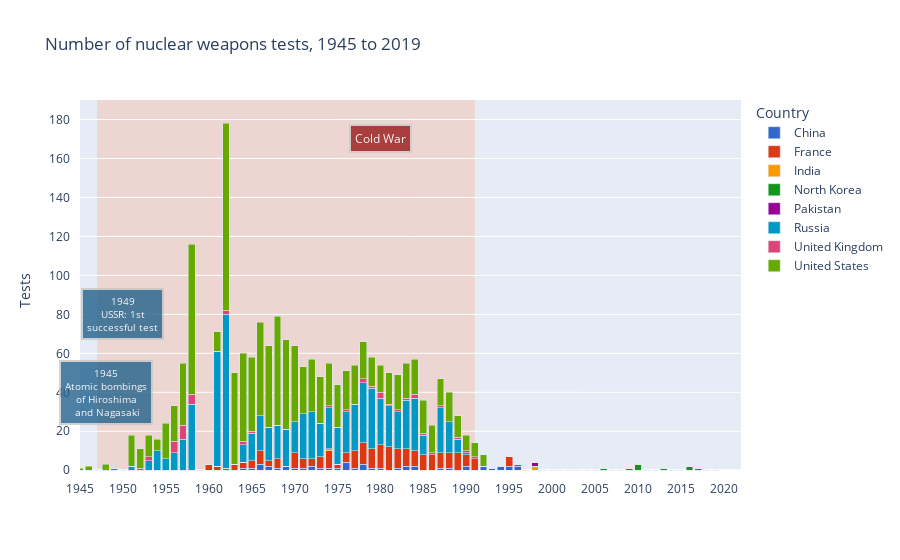

Source (notebook cell):
### Code cell
fig3 = px.bar(
    data_frame=df3.sort_values(by=["country_name"]),
    x=df3["year"],
    y=df3["nuclear_weapons_tests"],
    color=df3["country_name"],
    barmode="stack",
    height=600,
    hover_name=df3["country_name"],
    #hover_data=,
    #labels=,
    title="Number of nuclear weapons tests, 1945 to 2019",
    labels={"color": "Country", "x": "", "y": "Tests"},
    color_discrete_sequence=px.colors.qualitative.G10
)

fig3.update_layout(
    xaxis=dict(
        range=[df3["year"].min(),2022],
        ticklabelstep=5,
        tickangle=0,
        tickmode="linear",
        #position=0,
        #anchor="free"
    ),
    yaxis=dict(
        #tickmode="linear",
        tick0=120,
        #dtick=20,
        range=[-5,190]
))

fig3.update_yaxes(ticksuffix = "   ")



########## Hiroshima, Nagasaki ##########

fig3.add_annotation(
        x=1948,
        y=40,
        xref="x",
        yref="y",
        text="1945<br>Atomic bombings<br>of Hiroshima<br> and Nagasaki",
        showarrow=False,
        font=dict(
            #family="Courier New, monospace",
            size=10,
            color="#ffffff"
            ),
        align="center",
        arrowhead=2,
        arrowsize=1,
        arrowwidth=2,
        arrowcolor="#636363",
        #ax=65,
        #ay=-80,
        bordercolor="#c7c7c7",
        borderwidth=2,
        borderpad=4,
        bgcolor="#21618C",
        opacity=0.8
        )

########## Cold War ##########

fig3.add_vrect(
    x0="1947", x1="1991",
    fillcolor="LightSalmon", opacity=0.3,
    layer="below", line_width=0,
),

fig3.add_annotation(
        x=1980,
        y=170,
        xref="x",
        yref="y",
        text="Cold War",
        showarrow=False,
        font=dict(
            #family="Courier New, monospace",
            size=12,
            color="#ffffff"
            ),
        align="center",
        arrowhead=2,
        arrowsize=1,
        arrowwidth=2,
        arrowcolor="#636363",
        #ax=65,
        #ay=-80,
        bordercolor="#c7c7c7",
        borderwidth=2,
        borderpad=4,
        bgcolor="DarkRed",
        opacity=0.7
        )

########## USSR 1st test ##########

fig3.add_annotation(
        x=1950,
        y=80,
        xref="x",
        yref="y",
        text="1949<br>USSR: 1st<br>successful test",
        showarrow=False,
        font=dict(
            #family="Courier New, monospace",
            size=10,
            color="#ffffff"
            ),
        align="center",
        arrowhead=2,
        arrowsize=1,
        arrowwidth=2,
        arrowcolor="#636363",
        ax=30,
        ay=-140,
        bordercolor="#c7c7c7",
        borderwidth=2,
        borderpad=4,
        bgcolor="#21618C",
        opacity=0.8
        )

fig3.add_hrect(
    y0=-5, y1=0,
    fillcolor="white", opacity=1,
    layer="below", line_width=0,
),

fig3.show()

### Figure 1 — Plotly figure (JSON) as saved in the notebook; plotly's stock layout.template omitted (floating-point values rounded to 4 significant figures)
{"data": [{"alignmentgroup": "True", "hovertemplate": "<b>%{hovertext}</b><br><br>Country=China<br>=%{x}<br>Tests=%{y}<extra></extra>", "hovertext": ["China", "China", "China", "China", "China", "China", "China", "China", "China", "China", "China", "China", "China", "China", "China", "China", "China", "China", "China", "China", "China", "China", "China", "China", "China", "China", "China", "China", "China", "China", "China", "China", "China", "China", "China", "China", "China", "China", "China", "China", "China", "China", "China", "China", "China", "China", "China", "China", "China", "China", "China", "China", "China", "China", "China", "China", "China", "China", "China", "China", "China", "China", "China", "China", "China", "China", "China", "China", "China", "China", "China", "China", "China", "China", "China"], "legendgroup": "China", "marker": {"color": "#3366CC", "pattern": {"shape": ""}}, "name": "China", "offsetgroup": "China", "orientation": "v", "showlegend": true, "textposition": "auto", "type": "bar", "x": [1945, 1946, 1947, 1948, 1949, 1950, 1951, 1952, 1953, 1954, 1955, 1956, 1957, 1958, 1959, 1960, 1961, 1962, 1963, 1964, 1965, 1966, 1967, 1968, 1969, 1970, 1971, 1972, 1973, 1974, 1975, 1976, 1977, 1978, 1979, 1980, 1981, 1982, 1983, 1984, 1985, 1986, 1987, 1988, 1989, 1990, 1991, 1992, 1993, 1994, 1995, 1996, 1997, 1998, 1999, 2000, 2001, 2002, 2003, 2004, 2005, 2006, 2007, 2008, 2009, 2010, 2011, 2012, 2013, 2014, 2015, 2016, 2017, 2018, 2019], "xaxis": "x", "y": [0, 0, 0, 0, 0, 0, 0, 0, 0, 0, 0, 0, 0, 0, 0, 0, 0, 0, 0, 1, 1, 3, 2, 1, 2, 1, 1, 2, 1, 1, 1, 4, 1, 3, 1, 1, 0, 1, 2, 2, 0, 0, 1, 1, 0, 2, 0, 2, 1, 2, 2, 2, 0, 0, 0, 0, 0, 0, 0, 0, 0, 0, 0, 0, 0, 0, 0, 0, 0, 0, 0, 0, 0, 0, 0], "yaxis": "y"}, {"alignmentgroup": "True", "hovertemplate": "<b>%{hovertext}</b><br><br>Country=France<br>=%{x}<br>Tests=%{y}<extra></extra>", "hovertext": ["France", "France", "France", "France", "France", "France", "France", "France", "France", "France", "France", "France", "France", "France", "France", "France", "France", "France", "France", "France", "France", "France", "France", "France", "France", "France", "France", "France", "France", "France", "France", "France", "France", "France", "France", "France", "France", "France", "France", "France", "France", "France", "France", "France", "France", "France", "France", "France", "France", "France", "France", "France", "France", "France", "France", "France", "France", "France", "France", "France", "France", "France", "France", "France", "France", "France", "France", "France", "France", "France", "France", "France", "France", "France", "France"], "legendgroup": "France", "marker": {"color": "#DC3912", "pattern": {"shape": ""}}, "name": "France", "offsetgroup": "France", "orientation": "v", "showlegend": true, "textposition": "auto", "type": "bar", "x": [1945, 1946, 1947, 1948, 1949, 1950, 1951, 1952, 1953, 1954, 1955, 1956, 1957, 1958, 1959, 1960, 1961, 1962, 1963, 1964, 1965, 1966, 1967, 1968, 1969, 1970, 1971, 1972, 1973, 1974, 1975, 1976, 1977, 1978, 1979, 1980, 1981, 1982, 1983, 1984, 1985, 1986, 1987, 1988, 1989, 1990, 1991, 1992, 1993, 1994, 1995, 1996, 1997, 1998, 1999, 2000, 2001, 2002, 2003, 2004, 2005, 2006, 2007, 2008, 2009, 2010, 2011, 2012, 2013, 2014, 2015, 2016, 2017, 2018, 2019], "xaxis": "x", "y": [0, 0, 0, 0, 0, 0, 0, 0, 0, 0, 0, 0, 0, 0, 0, 3, 2, 1, 3, 3, 4, 7, 3, 5, 0, 8, 5, 4, 6, 9, 2, 5, 9, 11, 10, 12, 12, 10, 9, 8, 8, 8, 8, 8, 9, 6, 6, 0, 0, 0, 5, 1, 0, 0, 0, 0, 0, 0, 0, 0, 0, 0, 0, 0, 0, 0, 0, 0, 0, 0, 0, 0, 0, 0, 0], "yaxis": "y"}, {"alignmentgroup": "True", "hovertemplate": "<b>%{hovertext}</b><br><br>Country=India<br>=%{x}<br>Tests=%{y}<extra></extra>", "hovertext": ["India", "India", "India", "India", "India", "India", "India", "India", "India", "India", "India", "India", "India", "India", "India", "India", "India", "India", "India", "India", "India", "India", "India", "India", "India", "India", "India", "India", "India", "India", "India", "India", "India", "India", "India", "India", "India", "India", "India", "India", "India", "India", "India", "India", "India", "India", "India", "India", "India", "India", "India", "India", "India", "India", "India", "India", "India", "India", "India", "India", "India", "India", "India", "India", "India", "India", "India", "India", "India", "India", "India", "India", "India", "India", "India"], "legendgroup": "India", "marker": {"color": "#FF9900", "pattern": {"shape": ""}}, "name": "India", "offsetgroup": "India", "orientation": "v", "showlegend": true, "textposition": "auto", "type": "bar", "x": [1945, 1946, 1947, 1948, 1949, 1950, 1951, 1952, 1953, 1954, 1955, 1956, 1957, 1958, 1959, 1960, 1961, 1962, 1963, 1964, 1965, 1966, 1967, 1968, 1969, 1970, 1971, 1972, 1973, 1974, 1975, 1976, 1977, 1978, 1979, 1980, 1981, 1982, 1983, 1984, 1985, 1986, 1987, 1988, 1989, 1990, 1991, 1992, 1993, 1994, 1995, 1996, 1997, 1998, 1999, 2000, 2001, 2002, 2003, 2004, 2005, 2006, 2007, 2008, 2009, 2010, 2011, 2012, 2013, 2014, 2015, 2016, 2017, 2018, 2019], "xaxis": "x", "y": [0, 0, 0, 0, 0, 0, 0, 0, 0, 0, 0, 0, 0, 0, 0, 0, 0, 0, 0, 0, 0, 0, 0, 0, 0, 0, 0, 0, 0, 1, 0, 0, 0, 0, 0, 0, 0, 0, 0, 0, 0, 0, 0, 0, 0, 0, 0, 0, 0, 0, 0, 0, 0, 2, 0, 0, 0, 0, 0, 0, 0, 0, 0, 0, 0, 0, 0, 0, 0, 0, 0, 0, 0, 0, 0], "yaxis": "y"}, {"alignmentgroup": "True", "hovertemplate": "<b>%{hovertext}</b><br><br>Country=North Korea<br>=%{x}<br>Tests=%{y}<extra></extra>", "hovertext": ["North Korea", "North Korea", "North Korea", "North Korea", "North Korea", "North Korea", "North Korea", "North Korea", "North Korea", "North Korea", "North Korea", "North Korea", "North Korea", "North Korea", "North Korea", "North Korea", "North Korea", "North Korea", "North Korea", "North Korea", "North Korea", "North Korea", "North Korea", "North Korea", "North Korea", "North Korea", "North Korea", "North Korea", "North Korea", "North Korea", "North Korea", "North Korea", "North Korea", "North Korea", "North Korea", "North Korea", "North Korea", "North Korea", "North Korea", "North Korea", "North Korea", "North Korea", "North Korea", "North Korea", "North Korea", "North Korea", "North Korea", "North Korea", "North Korea", "North Korea", "North Korea", "North Korea", "North Korea", "North Korea", "North Korea", "North Korea", "North Korea", "North Korea", "North Korea", "North Korea", "North Korea", "North Korea", "North Korea", "North Korea", "North Korea", "North Korea", "North Korea", "North Korea", "North Korea", "North Korea", "North Korea", "North Korea", "North Korea", "North Korea", "North Korea"], "legendgroup": "North Korea", "marker": {"color": "#109618", "pattern": {"shape": ""}}, "name": "North Korea", "offsetgroup": "North Korea", "orientation": "v", "showlegend": true, "textposition": "auto", "type": "bar", "x": [1945, 1946, 1947, 1948, 1949, 1950, 1951, 1952, 1953, 1954, 1955, 1956, 1957, 1958, 1959, 1960, 1961, 1962, 1963, 1964, 1965, 1966, 1967, 1968, 1969, 1970, 1971, 1972, 1973, 1974, 1975, 1976, 1977, 1978, 1979, 1980, 1981, 1982, 1983, 1984, 1985, 1986, 1987, 1988, 1989, 1990, 1991, 1992, 1993, 1994, 1995, 1996, 1997, 1998, 1999, 2000, 2001, 2002, 2003, 2004, 2005, 2006, 2007, 2008, 2009, 2010, 2011, 2012, 2013, 2014, 2015, 2016, 2017, 2018, 2019], "xaxis": "x", "y": [0, 0, 0, 0, 0, 0, 0, 0, 0, 0, 0, 0, 0, 0, 0, 0, 0, 0, 0, 0, 0, 0, 0, 0, 0, 0, 0, 0, 0, 0, 0, 0, 0, 0, 0, 0, 0, 0, 0, 0, 0, 0, 0, 0, 0, 0, 0, 0, 0, 0, 0, 0, 0, 0, 0, 0, 0, 0, 0, 0, 0, 1, 0, 0, 1, 3, 0, 0, 1, 0, 0, 2, 1, 0, 0], "yaxis": "y"}, {"alignmentgroup": "True", "hovertemplate": "<b>%{hovertext}</b><br><br>Country=Pakistan<br>=%{x}<br>Tests=%{y}<extra></extra>", "hovertext": ["Pakistan", "Pakistan", "Pakistan", "Pakistan", "Pakistan", "Pakistan", "Pakistan", "Pakistan", "Pakistan", "Pakistan", "Pakistan", "Pakistan", "Pakistan", "Pakistan", "Pakistan", "Pakistan", "Pakistan", "Pakistan", "Pakistan", "Pakistan", "Pakistan", "Pakistan", "Pakistan", "Pakistan", "Pakistan", "Pakistan", "Pakistan", "Pakistan", "Pakistan", "Pakistan", "Pakistan", "Pakistan", "Pakistan", "Pakistan", "Pakistan", "Pakistan", "Pakistan", "Pakistan", "Pakistan", "Pakistan", "Pakistan", "Pakistan", "Pakistan", "Pakistan", "Pakistan", "Pakistan", "Pakistan", "Pakistan", "Pakistan", "Pakistan", "Pakistan", "Pakistan", "Pakistan", "Pakistan", "Pakistan", "Pakistan", "Pakistan", "Pakistan", "Pakistan", "Pakistan", "Pakistan", "Pakistan", "Pakistan", "Pakistan", "Pakistan", "Pakistan", "Pakistan", "Pakistan", "Pakistan", "Pakistan", "Pakistan", "Pakistan", "Pakistan", "Pakistan", "Pakistan"], "legendgroup": "Pakistan", "marker": {"color": "#990099", "pattern": {"shape": ""}}, "name": "Pakistan", "offsetgroup": "Pakistan", "orientation": "v", "showlegend": true, "textposition": "auto", "type": "bar", "x": [1945, 1946, 1947, 1948, 1949, 1950, 1951, 1952, 1953, 1954, 1955, 1956, 1957, 1958, 1959, 1960, 1961, 1962, 1963, 1964, 1965, 1966, 1967, 1968, 1969, 1970, 1971, 1972, 1973, 1974, 1975, 1976, 1977, 1978, 1979, 1980, 1981, 1982, 1983, 1984, 1985, 1986, 1987, 1988, 1989, 1990, 1991, 1992, 1993, 1994, 1995, 1996, 1997, 1998, 1999, 2000, 2001, 2002, 2003, 2004, 2005, 2006, 2007, 2008, 2009, 2010, 2011, 2012, 2013, 2014, 2015, 2016, 2017, 2018, 2019], "xaxis": "x", "y": [0, 0, 0, 0, 0, 0, 0, 0, 0, 0, 0, 0, 0, 0, 0, 0, 0, 0, 0, 0, 0, 0, 0, 0, 0, 0, 0, 0, 0, 0, 0, 0, 0, 0, 0, 0, 0, 0, 0, 0, 0, 0, 0, 0, 0, 0, 0, 0, 0, 0, 0, 0, 0, 2, 0, 0, 0, 0, 0, 0, 0, 0, 0, 0, 0, 0, 0, 0, 0, 0, 0, 0, 0, 0, 0], "yaxis": "y"}, {"alignmentgroup": "True", "hovertemplate": "<b>%{hovertext}</b><br><br>Country=Russia<br>=%{x}<br>Tests=%{y}<extra></extra>", "hovertext": ["Russia", "Russia", "Russia", "Russia", "Russia", "Russia", "Russia", "Russia", "Russia", "Russia", "Russia", "Russia", "Russia", "Russia", "Russia", "Russia", "Russia", "Russia", "Russia", "Russia", "Russia", "Russia", "Russia", "Russia", "Russia", "Russia", "Russia", "Russia", "Russia", "Russia", "Russia", "Russia", "Russia", "Russia", "Russia", "Russia", "Russia", "Russia", "Russia", "Russia", "Russia", "Russia", "Russia", "Russia", "Russia", "Russia", "Russia", "Russia", "Russia", "Russia", "Russia", "Russia", "Russia", "Russia", "Russia", "Russia", "Russia", "Russia", "Russia", "Russia", "Russia", "Russia", "Russia", "Russia", "Russia", "Russia", "Russia", "Russia", "Russia", "Russia", "Russia", "Russia", "Russia", "Russia", "Russia"], "legendgroup": "Russia", "marker": {"color": "#0099C6", "pattern": {"shape": ""}}, "name": "Russia", "offsetgroup": "Russia", "orientation": "v", "showlegend": true, "textposition": "auto", "type": "bar", "x": [1945, 1946, 1947, 1948, 1949, 1950, 1951, 1952, 1953, 1954, 1955, 1956, 1957, 1958, 1959, 1960, 1961, 1962, 1963, 1964, 1965, 1966, 1967, 1968, 1969, 1970, 1971, 1972, 1973, 1974, 1975, 1976, 1977, 1978, 1979, 1980, 1981, 1982, 1983, 1984, 1985, 1986, 1987, 1988, 1989, 1990, 1991, 1992, 1993, 1994, 1995, 1996, 1997, 1998, 1999, 2000, 2001, 2002, 2003, 2004, 2005, 2006, 2007, 2008, 2009, 2010, 2011, 2012, 2013, 2014, 2015, 2016, 2017, 2018, 2019], "xaxis": "x", "y": [0, 0, 0, 0, 1, 0, 2, 0, 5, 10, 6, 9, 16, 34, 0, 0, 59, 79, 0, 9, 14, 18, 17, 17, 19, 16, 23, 24, 17, 21, 19, 21, 24, 31, 31, 24, 21, 19, 25, 27, 10, 0, 23, 16, 7, 1, 0, 0, 0, 0, 0, 0, 0, 0, 0, 0, 0, 0, 0, 0, 0, 0, 0, 0, 0, 0, 0, 0, 0, 0, 0, 0, 0, 0, 0], "yaxis": "y"}, {"alignmentgroup": "True", "hovertemplate": "<b>%{hovertext}</b><br><br>Country=United Kingdom<br>=%{x}<br>Tests=%{y}<extra></extra>", "hovertext": ["United Kingdom", "United Kingdom", "United Kingdom", "United Kingdom", "United Kingdom", "United Kingdom", "United Kingdom", "United Kingdom", "United Kingdom", "United Kingdom", "United Kingdom", "United Kingdom", "United Kingdom", "United Kingdom", "United Kingdom", "United Kingdom", "United Kingdom", "United Kingdom", "United Kingdom", "United Kingdom", "United Kingdom", "United Kingdom", "United Kingdom", "United Kingdom", "United Kingdom", "United Kingdom", "United Kingdom", "United Kingdom", "United Kingdom", "United Kingdom", "United Kingdom", "United Kingdom", "United Kingdom", "United Kingdom", "United Kingdom", "United Kingdom", "United Kingdom", "United Kingdom", "United Kingdom", "United Kingdom", "United Kingdom", "United Kingdom", "United Kingdom", "United Kingdom", "United Kingdom", "United Kingdom", "United Kingdom", "United Kingdom", "United Kingdom", "United Kingdom", "United Kingdom", "United Kingdom", "United Kingdom", "United Kingdom", "United Kingdom", "United Kingdom", "United Kingdom", "United Kingdom", "United Kingdom", "United Kingdom", "United Kingdom", "United Kingdom", "United Kingdom", "United Kingdom", "United Kingdom", "United Kingdom", "United Kingdom", "United Kingdom", "United Kingdom", "United Kingdom", "United Kingdom", "United Kingdom", "United Kingdom", "United Kingdom", "United Kingdom"], "legendgroup": "United Kingdom", "marker": {"color": "#DD4477", "pattern": {"shape": ""}}, "name": "United Kingdom", "offsetgroup": "United Kingdom", "orientation": "v", "showlegend": true, "textposition": "auto", "type": "bar", "x": [1945, 1946, 1947, 1948, 1949, 1950, 1951, 1952, 1953, 1954, 1955, 1956, 1957, 1958, 1959, 1960, 1961, 1962, 1963, 1964, 1965, 1966, 1967, 1968, 1969, 1970, 1971, 1972, 1973, 1974, 1975, 1976, 1977, 1978, 1979, 1980, 1981, 1982, 1983, 1984, 1985, 1986, 1987, 1988, 1989, 1990, 1991, 1992, 1993, 1994, 1995, 1996, 1997, 1998, 1999, 2000, 2001, 2002, 2003, 2004, 2005, 2006, 2007, 2008, 2009, 2010, 2011, 2012, 2013, 2014, 2015, 2016, 2017, 2018, 2019], "xaxis": "x", "y": [0, 0, 0, 0, 0, 0, 0, 1, 2, 0, 0, 6, 7, 5, 0, 0, 0, 2, 0, 2, 1, 0, 0, 0, 0, 0, 0, 0, 0, 1, 0, 1, 0, 2, 1, 3, 1, 1, 1, 2, 1, 1, 1, 0, 1, 1, 1, 0, 0, 0, 0, 0, 0, 0, 0, 0, 0, 0, 0, 0, 0, 0, 0, 0, 0, 0, 0, 0, 0, 0, 0, 0, 0, 0, 0], "yaxis": "y"}, {"alignmentgroup": "True", "hovertemplate": "<b>%{hovertext}</b><br><br>Country=United States<br>=%{x}<br>Tests=%{y}<extra></extra>", "hovertext": ["United States", "United States", "United States", "United States", "United States", "United States", "United States", "United States", "United States", "United States", "United States", "United States", "United States", "United States", "United States", "United States", "United States", "United States", "United States", "United States", "United States", "United States", "United States", "United States", "United States", "United States", "United States", "United States", "United States", "United States", "United States", "United States", "United States", "United States", "United States", "United States", "United States", "United States", "United States", "United States", "United States", "United States", "United States", "United States", "United States", "United States", "United States", "United States", "United States", "United States", "United States", "United States", "United States", "United States", "United States", "United States", "United States", "United States", "United States", "United States", "United States", "United States", "United States", "United States", "United States", "United States", "United States", "United States", "United States", "United States", "United States", "United States", "United States", "United States", "United States"], "legendgroup": "United States", "marker": {"color": "#66AA00", "pattern": {"shape": ""}}, "name": "United States", "offsetgroup": "United States", "orientation": "v", "showlegend": true, "textposition": "auto", "type": "bar", "x": [1945, 1946, 1947, 1948, 1949, 1950, 1951, 1952, 1953, 1954, 1955, 1956, 1957, 1958, 1959, 1960, 1961, 1962, 1963, 1964, 1965, 1966, 1967, 1968, 1969, 1970, 1971, 1972, 1973, 1974, 1975, 1976, 1977, 1978, 1979, 1980, 1981, 1982, 1983, 1984, 1985, 1986, 1987, 1988, 1989, 1990, 1991, 1992, 1993, 1994, 1995, 1996, 1997, 1998, 1999, 2000, 2001, 2002, 2003, 2004, 2005, 2006, 2007, 2008, 2009, 2010, 2011, 2012, 2013, 2014, 2015, 2016, 2017, 2018, 2019], "xaxis": "x", "y": [1, 2, 0, 3, 0, 0, 16, 10, 11, 6, 18, 18, 32, 77, 0, 0, 10, 96, 47, 45, 38, 48, 42, 56, 46, 39, 24, 27, 24, 22, 22, 20, 20, 19, 15, 14, 16, 18, 18, 18, 17, 14, 14, 15, 11, 8, 7, 6, 0, 0, 0, 0, 0, 0, 0, 0, 0, 0, 0, 0, 0, 0, 0, 0, 0, 0, 0, 0, 0, 0, 0, 0, 0, 0, 0], "yaxis": "y"}], "layout": {"annotations": [{"align": "center", "arrowcolor": "#636363", "arrowhead": 2, "arrowsize": 1, "arrowwidth": 2, "bgcolor": "#21618C", "bordercolor": "#c7c7c7", "borderpad": 4, "borderwidth": 2, "font": {"color": "#ffffff", "size": 10}, "opacity": 0.8, "showarrow": false, "text": "1945<br>Atomic bombings<br>of Hiroshima<br> and Nagasaki", "x": 1948, "xref": "x", "y": 40, "yref": "y"}, {"align": "center", "arrowcolor": "#636363", "arrowhead": 2, "arrowsize": 1, "arrowwidth": 2, "bgcolor": "DarkRed", "bordercolor": "#c7c7c7", "borderpad": 4, "borderwidth": 2, "font": {"color": "#ffffff", "size": 12}, "opacity": 0.7, "showarrow": false, "text": "Cold War", "x": 1980, "xref": "x", "y": 170, "yref": "y"}, {"align": "center", "arrowcolor": "#636363", "arrowhead": 2, "arrowsize": 1, "arrowwidth": 2, "ax": 30, "ay": -140, "bgcolor": "#21618C", "bordercolor": "#c7c7c7", "borderpad": 4, "borderwidth": 2, "font": {"color": "#ffffff", "size": 10}, "opacity": 0.8, "showarrow": false, "text": "1949<br>USSR: 1st<br>successful test", "x": 1950, "xref": "x", "y": 80, "yref": "y"}], "autosize": true, "barmode": "stack", "legend": {"title": {"text": "Country"}, "tracegroupgap": 0}, "shapes": [{"fillcolor": "LightSalmon", "layer": "below", "line": {"width": 0}, "opacity": 0.3, "type": "rect", "x0": "1947", "x1": "1991", "xref": "x", "y0": 0, "y1": 1, "yref": "y domain"}, {"fillcolor": "white", "layer": "below", "line": {"width": 0}, "opacity": 1, "type": "rect", "x0": 0, "x1": 1, "xref": "x domain", "y0": -5, "y1": 0, "yref": "y"}], "title": {"text": "Number of nuclear weapons tests, 1945 to 2019"}, "xaxis": {"anchor": "y", "domain": [0, 1], "range": [1945, 2022], "tickangle": 0, "ticklabelstep": 5, "tickmode": "linear", "title": {"text": ""}, "type": "linear"}, "yaxis": {"anchor": "x", "domain": [0, 1], "range": [-5, 190], "tick0": 120, "ticksuffix": "   ", "title": {"text": "Tests"}, "type": "linear"}}}
